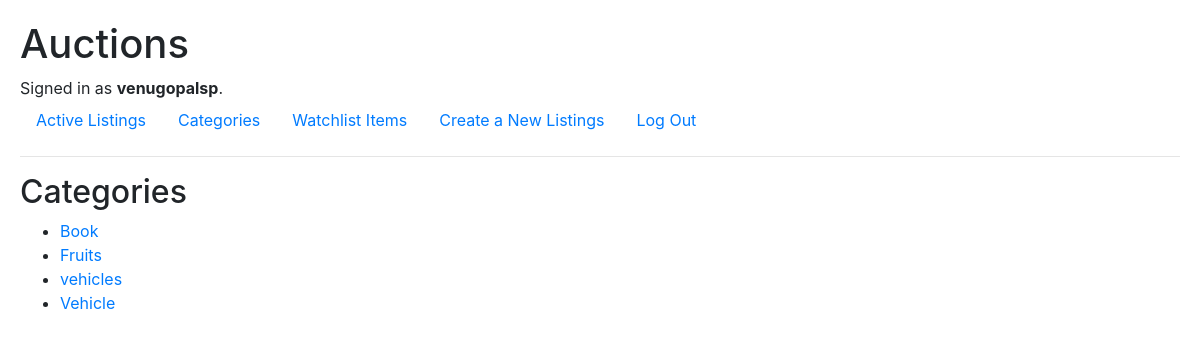
The page /categories (signed in) on the database its author committed.
### auctions/models.py (models this page shows, shortened)
class User(AbstractUser):
    pass

class Listings(models.Model):
    owner = models.ForeignKey(
        User, on_delete=models.CASCADE, related_name="owned_listings")
    title = models.CharField(
        max_length=64, help_text="The title to be displayed for the listing")
    description = models.CharField(max_length=2048, help_text="A longer description that lets users know more about "
                                                              "what you're selling!")
    starting_bid = models.DecimalField(max_digits=8, decimal_places=2, help_text="What is the starting price you want "
                                                                                 "to sell your product for? All "
                                                                                 "prices are in USD!")
    image_url = models.CharField(max_length=2048, blank=True, help_text="This is not required, but if you want to "
                                                                        "include an image for your product, "
                                                                        "please include an online url for it here!")
    category = models.CharField(max_length=64, blank=True, help_text="Again, not required, but this could help your "
                                                                     "product gain the spotlight it deserves! "
                                                                     "Examples of categories include Fashion, Toys, "
                                                                     "Electronics, Home, etc.")
    watchlist_users = models.ManyToManyField(
        User, blank=True, related_name="watchlist_items")
    closed = models.BooleanField(default=False)

### auctions/views.py (the view)
# urls.py: path("categories", views.category_listing_page, name="category listing")
def category_listing_page(request):
    categories = list(
        set([listing.category for listing in Listings.objects.all() if listing.category]))
    print(categories)
    return render(request, "auctions/categories.html", {
        'categories': categories
    })

### auctions/templates/auctions/categories.html
{% extends "auctions/layout.html" %}
{% block body %}
<h2>Categories</h2>
<ul>
    {% for category in categories %}
    <li>
        <a href="{% url 'filtered index' category %}">{{ category }}</a>
    </li>
    {% endfor %}
</ul>
{% endblock %}

### auctions/templates/auctions/layout.html (shortened to what this page needs)
{% load static %}
<!DOCTYPE html>
<html lang="en">
<head>
    <link rel="stylesheet" href="https://stackpath.bootstrapcdn.com/bootstrap/4.4.1/css/bootstrap.min.css"
>
    <link href="{% static 'auctions/styles.css' %}" rel="stylesheet">
</head>
<body>
    <h1>Auctions</h1>
    <div>
        {% if user.is_authenticated %}
        Signed in as <strong>{{ user.username }}</strong>.
        {% else %}
        Not signed in.
        {% endif %}
    </div>
    <ul class="nav">
        <li class="nav-item">
            <a class="nav-link" href="{% url 'index' %}">Active Listings</a>
        </li>
        <li class="nav-item">
            <a class="nav-link" href="{% url 'category listing' %}">Categories</a>
        </li>
        {% if user.is_authenticated %}
        <li class="nav-item">
            <a class="nav-link" href="{% url 'watchlist page' %}">Watchlist Items</a>
        </li>
        <li class="nav-item">
            <a class="nav-link" href="{% url 'create listing' %}">Create a New Listings</a>
        </li>
        <li class="nav-item">
            <a class="nav-link" href="{% url 'logout' %}">Log Out</a>
        </li>
        {% endif %}
    </ul>
    <hr>
    {% block body %}
    {% endblock %}
</body>
</html>

### auctions/static/auctions/styles.css (style rules this page uses)
body { padding: 20px; }

### rows shown on the page
User: username "venugopalsp"
Listings: categories "Book"
Listings: categories "Fruits"
Listings: categories "vehicles"
Listings: categories "Vehicle"
